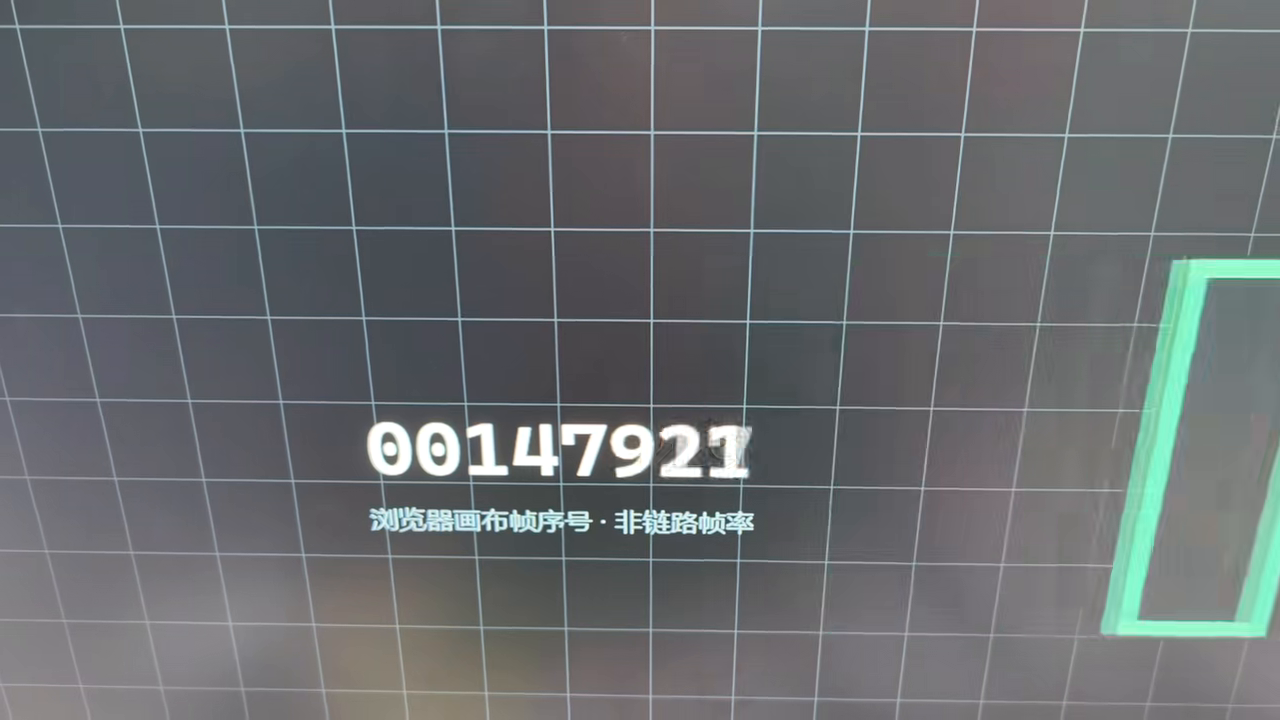
#> input picture frame 9 of host/test_patterns/720903f4b166a99838db1e804ca2415e.mp4, 1280 x 720 px, given in place of the camera
$ python preview_obs_hdmi.py
#> lines starting #> are read from the running program, lines starting #| are printed output that depends on the picture
### host/verification/device_config.py
"""Shared video and UART device defaults for the verification scripts."""

from __future__ import annotations

import json
from pathlib import Path


CONFIG_PATH = Path(__file__).with_name("device_config.json")


def load_device_config() -> dict:
    data = json.loads(CONFIG_PATH.read_text(encoding="utf-8"))
    for key in ("obs_virtual_camera_index", "hdmi_capture_index", "width", "height"):
        if not isinstance(data.get(key), int) or data[key] < 0:
            raise ValueError(f"{CONFIG_PATH}: invalid {key}")
    if data["obs_virtual_camera_index"] == data["hdmi_capture_index"]:
        raise ValueError(f"{CONFIG_PATH}: OBS and HDMI capture indices must differ")
    if not isinstance(data.get("uart_port"), str) or not data["uart_port"].upper().startswith("COM"):
        raise ValueError(f"{CONFIG_PATH}: invalid uart_port")
    if data["width"] < 1 or data["height"] < 1:
        raise ValueError(f"{CONFIG_PATH}: video dimensions must be positive")
    return data

### host/verification/preview_obs_hdmi.py
"""Show OBS virtual camera and FPGA HDMI capture side by side.

The labels report each captured frame's dimensions, not the preview window size.
Press q or Esc to exit. This script only previews video; it does not use UART.
"""

from __future__ import annotations

import argparse
import sys

import cv2
import numpy as np

from device_config import load_device_config


def parse_args() -> argparse.Namespace:
    devices = load_device_config()
#> (reads host/verification/device_config.json from the repository)
    parser = argparse.ArgumentParser(description=__doc__)
    parser.add_argument("--obs-source", type=int,
                        default=devices["obs_virtual_camera_index"],
                        help="OBS DirectShow index from device_config.json")
    parser.add_argument("--hdmi-source", type=int,
                        default=devices["hdmi_capture_index"],
                        help="HDMI capture DirectShow index from device_config.json")
    parser.add_argument("--width", type=int, default=devices["width"],
                        help="Requested width for both sources")
    parser.add_argument("--height", type=int, default=devices["height"],
                        help="Requested height for both sources")
    parser.add_argument("--hdmi-width", type=int,
                        help="Requested HDMI capture width (overrides --width)")
    parser.add_argument("--hdmi-height", type=int,
                        help="Requested HDMI capture height (overrides --height)")
    return parser.parse_args()


def open_camera(index: int, width: int, height: int) -> cv2.VideoCapture:
    capture = cv2.VideoCapture(index, cv2.CAP_DSHOW)
    if not capture.isOpened():
        capture.release()
        raise RuntimeError(f"Cannot open DirectShow video device {index}")
    capture.set(cv2.CAP_PROP_FRAME_WIDTH, width)
    capture.set(cv2.CAP_PROP_FRAME_HEIGHT, height)
    return capture


def label_frame(frame: np.ndarray, name: str) -> np.ndarray:
    height, width = frame.shape[:2]
    label = f"{name}  {width} x {height}"
    canvas = frame.copy()
    font = cv2.FONT_HERSHEY_SIMPLEX
    scale = 0.75
    thickness = 2
    text_width, text_height = cv2.getTextSize(label, font, scale, thickness)[0]
    cv2.rectangle(canvas, (0, 0),
                  (min(width - 1, text_width + 24), min(height - 1, text_height + 24)),
                  (0, 0, 0), -1)
    cv2.putText(canvas, label, (12, min(height - 1, text_height + 12)),
                font, scale, (0, 255, 255), thickness, cv2.LINE_AA)
    return canvas


def same_height(left: np.ndarray, right: np.ndarray) -> tuple[np.ndarray, np.ndarray]:
    """Match display heights only when capture formats differ; keep aspect ratios."""
    left_height = left.shape[0]
    right_height = right.shape[0]
    if left_height == right_height:
        return left, right
    target = min(left_height, right_height)
    if left_height != target:
        left = cv2.resize(left, (round(left.shape[1] * target / left_height), target),
                          interpolation=cv2.INTER_AREA)
    if right_height != target:
        right = cv2.resize(right, (round(right.shape[1] * target / right_height), target),
                           interpolation=cv2.INTER_AREA)
    return left, right


def main() -> int:
    args = parse_args()
    if args.obs_source < 0 or args.hdmi_source < 0 or args.obs_source == args.hdmi_source:
        print("OBS and HDMI must use different nonnegative DirectShow indices.", file=sys.stderr)
        return 2
    if args.width < 1 or args.height < 1:
        print("Width and height must be positive.", file=sys.stderr)
        return 2
    hdmi_width = args.hdmi_width if args.hdmi_width is not None else args.width
    hdmi_height = args.hdmi_height if args.hdmi_height is not None else args.height
    if hdmi_width < 1 or hdmi_height < 1:
        print("HDMI width and height must be positive.", file=sys.stderr)
        return 2

    obs = None
    hdmi = None
    window = "OBS (left) | FPGA HDMI (right) - q/Esc to quit"
    try:
        obs = open_camera(args.obs_source, args.width, args.height)
        hdmi = open_camera(args.hdmi_source, hdmi_width, hdmi_height)
        print(f"Requested OBS {args.width}x{args.height} (index {args.obs_source}); "
              f"HDMI capture {hdmi_width}x{hdmi_height} (index {args.hdmi_source}). "
              "On-screen labels show delivered frame dimensions. Press q or Esc to quit.")
        cv2.namedWindow(window, cv2.WINDOW_NORMAL)
        cv2.resizeWindow(window, 1600, 500)
        while True:
            obs_ok, obs_frame = obs.read()
#> obs_frame is the input picture: shape (720, 1280, 3); mean B, G, R 110.1, 107.5, 103.8
            hdmi_ok, hdmi_frame = hdmi.read()
            if not obs_ok or obs_frame is None or not hdmi_ok or hdmi_frame is None:
                raise RuntimeError("Could not read a frame from OBS or HDMI capture")
            left = label_frame(obs_frame, "OBS virtual camera")
            right = label_frame(hdmi_frame, "FPGA HDMI capture")
#> call 2 of label_frame, with name = 'FPGA HDMI capture'
#> in label_frame (call 2), `cv2.putText(canvas, label, (12, min(height - 1, text_height + 12)), fo..`:
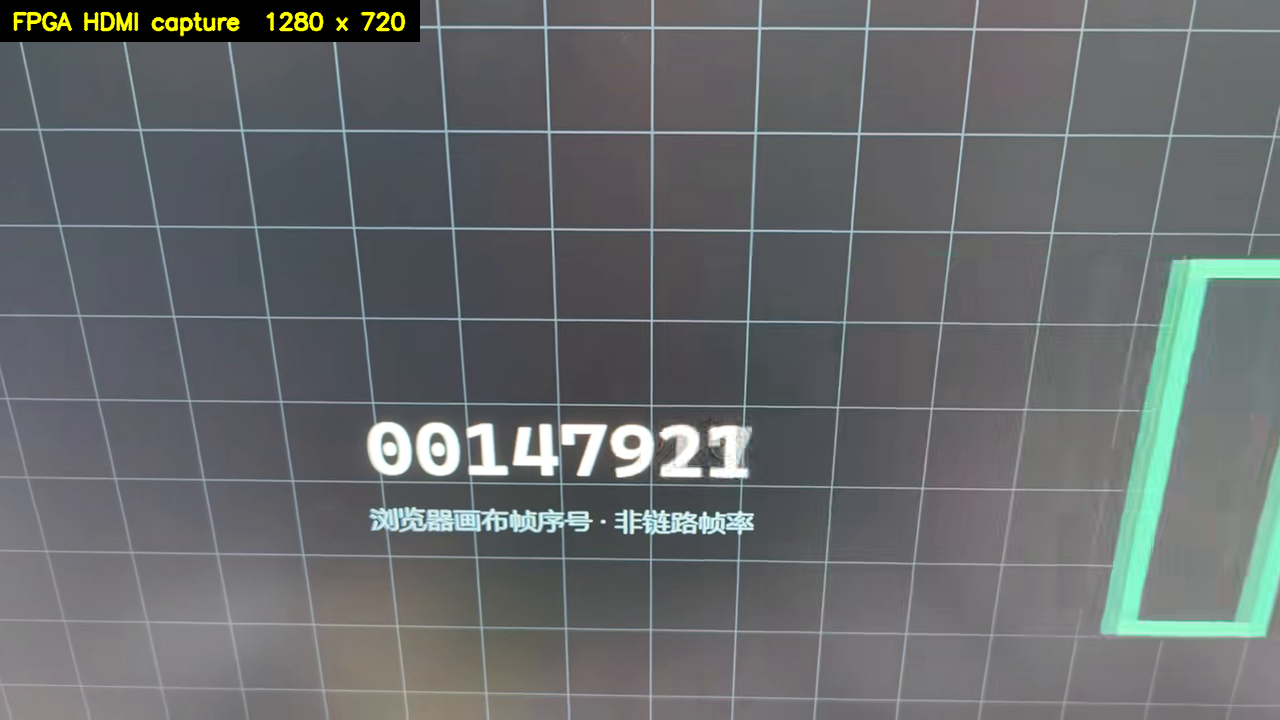
#> canvas: shape (720, 1280, 3); mean B, G, R 108.1, 106.4, 102.8
            left, right = same_height(left, right)
            cv2.imshow(window, np.hstack((left, right)))
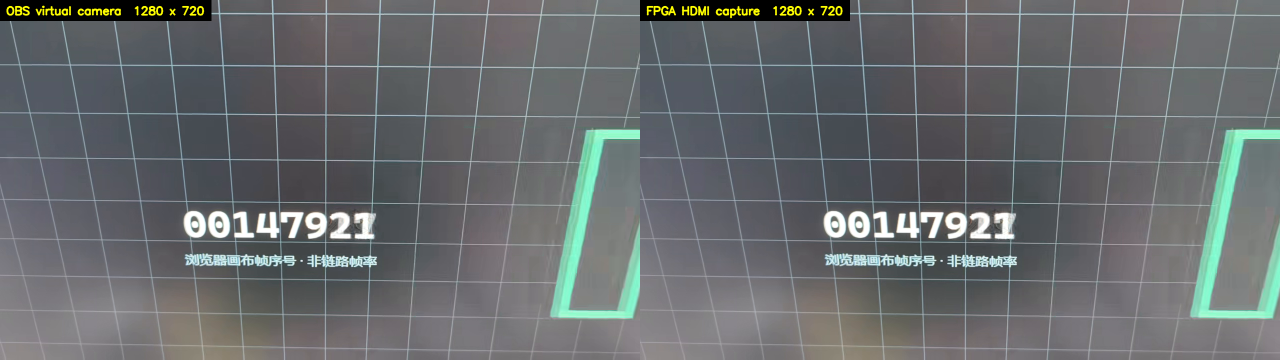
#> window 'OBS (left) | FPGA HDMI (right)': shape (720, 2560, 3) (shown at 1/2 size); mean B, G, R 108.1, 106.4, 102.8
            if cv2.waitKey(1) & 0xFF in (ord("q"), 27):
#> (key q is pressed here)
                return 0
    except RuntimeError as exc:
        print(f"Preview stopped: {exc}", file=sys.stderr)
        print("Check that OBS Virtual Camera is running and the HDMI capture index is correct.",
              file=sys.stderr)
        return 1
    finally:
        if obs is not None:
            obs.release()
        if hdmi is not None:
            hdmi.release()
        cv2.destroyAllWindows()


if __name__ == "__main__":
    raise SystemExit(main())
#> (the program exits here)
